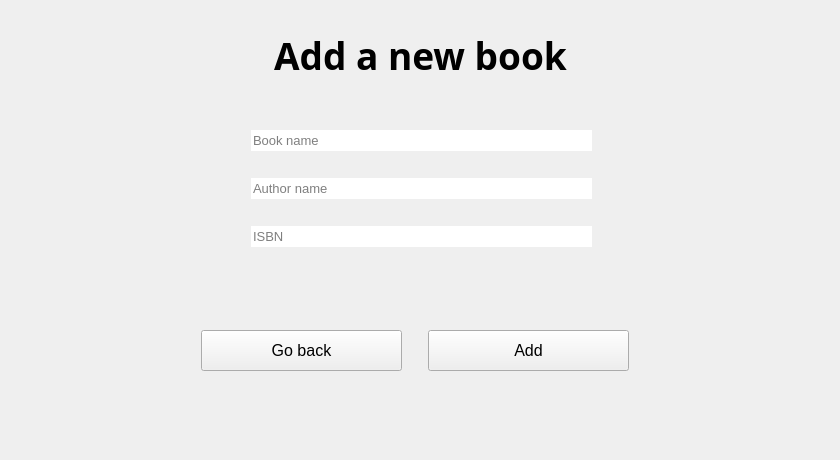
<?xml version="1.0" encoding="UTF-8"?>
<ui version="4.0">
 <class>Dialog</class>
 <widget class="QDialog" name="Dialog">
  <property name="geometry">
   <rect>
    <x>0</x>
    <y>0</y>
    <width>840</width>
    <height>460</height>
   </rect>
  </property>
  <property name="sizePolicy">
   <sizepolicy hsizetype="Fixed" vsizetype="Fixed">
    <horstretch>0</horstretch>
    <verstretch>0</verstretch>
   </sizepolicy>
  </property>
  <property name="minimumSize">
   <size>
    <width>840</width>
    <height>460</height>
   </size>
  </property>
  <property name="maximumSize">
   <size>
    <width>840</width>
    <height>460</height>
   </size>
  </property>
  <property name="windowTitle">
   <string>Add a new book</string>
  </property>
  <property name="autoFillBackground">
   <bool>false</bool>
  </property>
  <property name="styleSheet">
   <string notr="true"/>
  </property>
  <property name="sizeGripEnabled">
   <bool>false</bool>
  </property>
  <widget class="QLabel" name="titleLabel">
   <property name="enabled">
    <bool>true</bool>
   </property>
   <property name="geometry">
    <rect>
     <x>10</x>
     <y>0</y>
     <width>821</width>
     <height>111</height>
    </rect>
   </property>
   <property name="sizePolicy">
    <sizepolicy hsizetype="Fixed" vsizetype="Fixed">
     <horstretch>0</horstretch>
     <verstretch>0</verstretch>
    </sizepolicy>
   </property>
   <property name="font">
    <font>
     <family>MS Gothic</family>
     <pointsize>28</pointsize>
     <weight>75</weight>
     <italic>false</italic>
     <bold>true</bold>
     <underline>false</underline>
     <strikeout>false</strikeout>
    </font>
   </property>
   <property name="cursor">
    <cursorShape>ArrowCursor</cursorShape>
   </property>
   <property name="mouseTracking">
    <bool>false</bool>
   </property>
   <property name="layoutDirection">
    <enum>Qt::LeftToRight</enum>
   </property>
   <property name="autoFillBackground">
    <bool>false</bool>
   </property>
   <property name="text">
    <string>Add a new book</string>
   </property>
   <property name="textFormat">
    <enum>Qt::AutoText</enum>
   </property>
   <property name="scaledContents">
    <bool>false</bool>
   </property>
   <property name="alignment">
    <set>Qt::AlignCenter</set>
   </property>
  </widget>
  <widget class="QWidget" name="verticalLayoutWidget">
   <property name="geometry">
    <rect>
     <x>251</x>
     <y>109</y>
     <width>341</width>
     <height>161</height>
    </rect>
   </property>
   <layout class="QVBoxLayout" name="verticalLayout_2">
    <item>
     <widget class="QLineEdit" name="bookNameTextBox">
      <property name="font">
       <font>
        <pointsize>10</pointsize>
       </font>
      </property>
      <property name="accessibleDescription">
       <string/>
      </property>
      <property name="frame">
       <bool>false</bool>
      </property>
      <property name="dragEnabled">
       <bool>false</bool>
      </property>
      <property name="placeholderText">
       <string>Book name</string>
      </property>
      <property name="clearButtonEnabled">
       <bool>false</bool>
      </property>
     </widget>
    </item>
    <item>
     <widget class="QLineEdit" name="authorNameTextBox">
      <property name="font">
       <font>
        <pointsize>10</pointsize>
       </font>
      </property>
      <property name="frame">
       <bool>false</bool>
      </property>
      <property name="placeholderText">
       <string>Author name</string>
      </property>
     </widget>
    </item>
    <item>
     <widget class="QLineEdit" name="isbnTextBox">
      <property name="font">
       <font>
        <pointsize>10</pointsize>
       </font>
      </property>
      <property name="frame">
       <bool>false</bool>
      </property>
      <property name="placeholderText">
       <string>ISBN</string>
      </property>
     </widget>
    </item>
   </layout>
  </widget>
  <widget class="QPushButton" name="addButton">
   <property name="geometry">
    <rect>
     <x>428</x>
     <y>330</y>
     <width>201</width>
     <height>41</height>
    </rect>
   </property>
   <property name="font">
    <font>
     <pointsize>12</pointsize>
    </font>
   </property>
   <property name="text">
    <string>Add</string>
   </property>
   <property name="autoDefault">
    <bool>false</bool>
   </property>
  </widget>
  <widget class="QPushButton" name="goBackButton">
   <property name="geometry">
    <rect>
     <x>201</x>
     <y>330</y>
     <width>201</width>
     <height>41</height>
    </rect>
   </property>
   <property name="sizePolicy">
    <sizepolicy hsizetype="Minimum" vsizetype="Fixed">
     <horstretch>0</horstretch>
     <verstretch>0</verstretch>
    </sizepolicy>
   </property>
   <property name="minimumSize">
    <size>
     <width>0</width>
     <height>0</height>
    </size>
   </property>
   <property name="font">
    <font>
     <pointsize>12</pointsize>
    </font>
   </property>
   <property name="acceptDrops">
    <bool>false</bool>
   </property>
   <property name="text">
    <string>Go back</string>
   </property>
   <property name="autoDefault">
    <bool>false</bool>
   </property>
  </widget>
  <widget class="QLabel" name="errorLabel">
   <property name="geometry">
    <rect>
     <x>220</x>
     <y>270</y>
     <width>391</width>
     <height>31</height>
    </rect>
   </property>
   <property name="styleSheet">
    <string notr="true">color: rgb(255, 19, 55);</string>
   </property>
   <property name="frameShape">
    <enum>QFrame::NoFrame</enum>
   </property>
   <property name="frameShadow">
    <enum>QFrame::Plain</enum>
   </property>
   <property name="text">
    <string/>
   </property>
   <property name="indent">
    <number>6</number>
   </property>
  </widget>
 </widget>
 <resources/>
 <connections/>
</ui>
